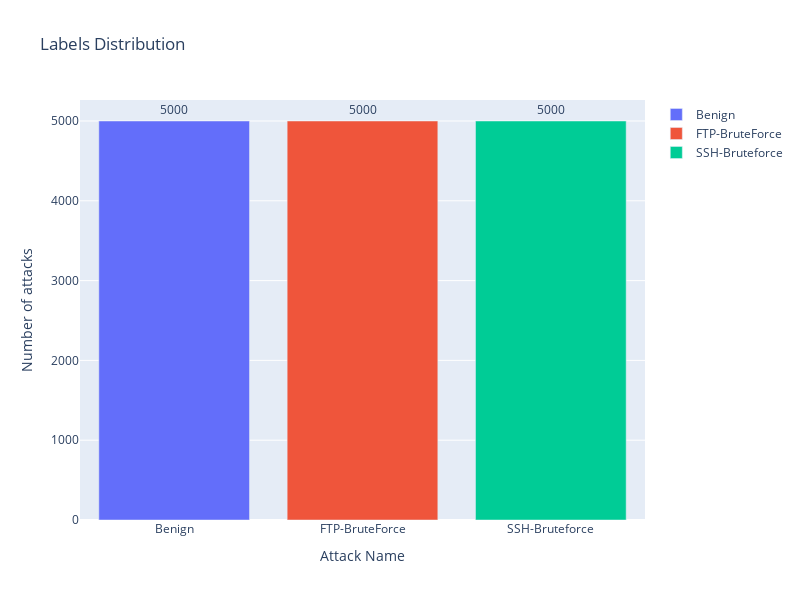

Source (notebook cell):
### Code cell
numeric_data = shortData(numeric_data, 'Label')
showAttackDistribution(numeric_data['Label'])

### Figure 1 — Plotly figure (JSON) as saved in the notebook; plotly's stock layout.template omitted (floating-point values rounded to 4 significant figures)
{"data": [{"name": "Benign", "orientation": "v", "text": [5000], "textposition": "outside", "type": "bar", "x": ["Benign"], "y": [5000]}, {"name": "FTP-BruteForce", "orientation": "v", "text": [5000], "textposition": "outside", "type": "bar", "x": ["FTP-BruteForce"], "y": [5000]}, {"name": "SSH-Bruteforce", "orientation": "v", "text": [5000], "textposition": "outside", "type": "bar", "x": ["SSH-Bruteforce"], "y": [5000]}], "layout": {"height": 600, "title": {"text": "Labels Distribution"}, "width": 800, "xaxis": {"title": {"text": "Attack Name"}}, "yaxis": {"title": {"text": "Number of attacks"}}}}
